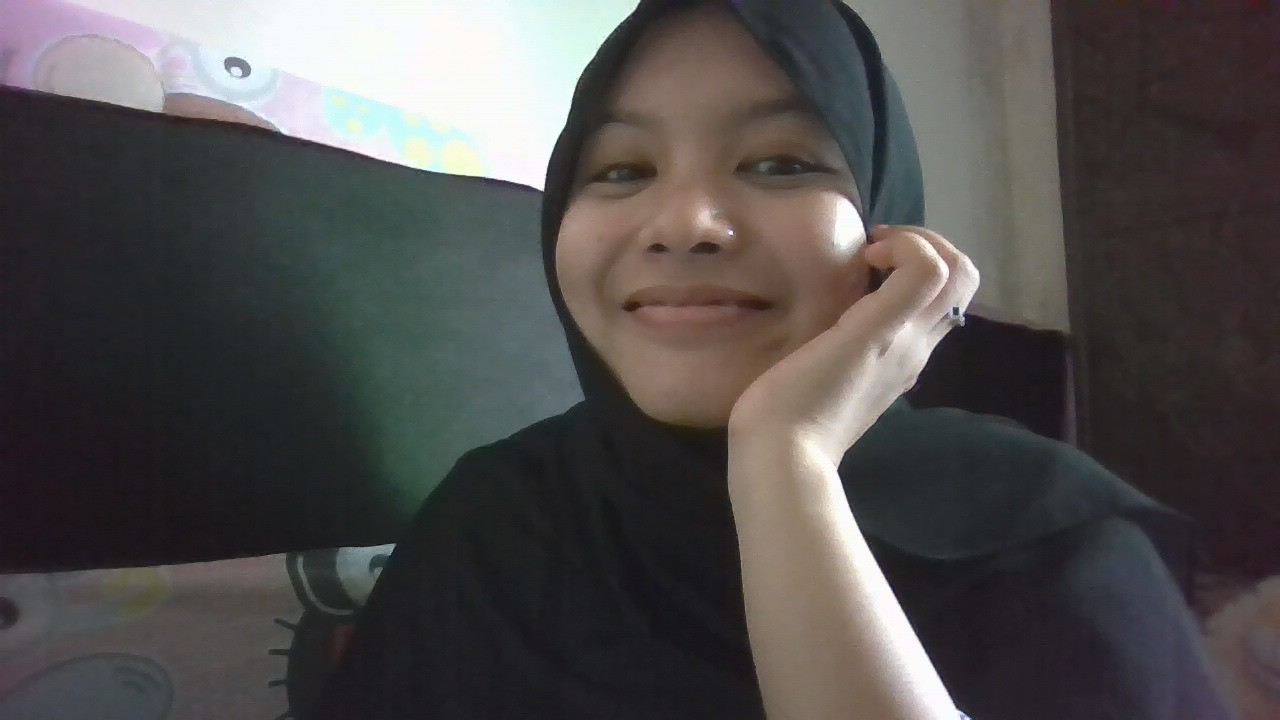
#> input picture QuisPertemuan1/Yaya23.jpg, 1280 x 720 px
$ python Praktikum-kuis2.py
#> lines starting #> are read from the running program, lines starting #| are printed output that depends on the picture; long printed decimals are rounded
import cv2
import numpy as np
import matplotlib.pyplot as plt

def analyze_my_image(image_path, compare_image_path=None):
    """Analyze your own image"""
#> called with image_path = 'Yaya23.jpg'

    img = cv2.imread(image_path)
#> img is the input picture: shape (720, 1280, 3); mean B, G, R 77.3, 78, 80.9

    if img is None:
        raise ValueError("Gambar tidak ditemukan. Periksa path file.")

    print("\n=== ANALISIS CITRA SENDIRI ===")

    # 1️⃣ Dimensi dan Resolusi
    height, width, channels = img.shape
#> height = 720; width = 1280; channels = 3
    resolution = width * height
#> resolution = 921600

    print(f"Dimensi: {width} x {height}")
#| Dimensi: 1280 x 720
    print(f"Channels: {channels}")
#| Channels: 3
    print(f"Resolusi: {resolution:,} pixels")
#| Resolusi: 921,600 pixels

    # 2️⃣ Aspect Ratio
    aspect_ratio = width / height
#> aspect_ratio = 1.78
    print(f"Aspect Ratio: {aspect_ratio:.2f}")
#| Aspect Ratio: 1.78

    # 3️⃣ Konversi ke Grayscale
    gray = cv2.cvtColor(img, cv2.COLOR_BGR2GRAY)
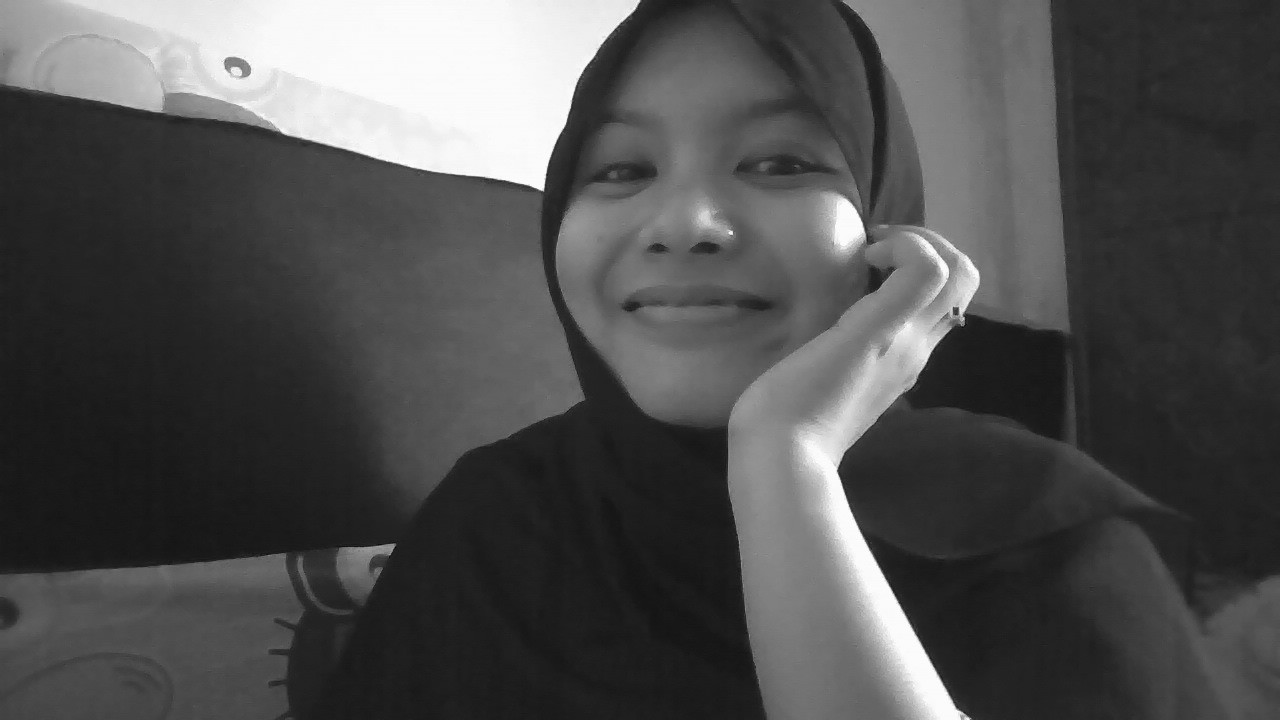
#> gray: shape (720, 1280); min 1, max 255, mean 78.8

    print("\nPerbandingan Ukuran Memori:")
    color_memory = img.size * img.dtype.itemsize
#> color_memory = 2764800
    gray_memory = gray.size * gray.dtype.itemsize
#> gray_memory = 921600

    print(f"Color Image: {color_memory:,} bytes")
#| Color Image: 2,764,800 bytes
    print(f"Grayscale:   {gray_memory:,} bytes")
#| Grayscale:   921,600 bytes

    # 4️⃣ Statistik
    print("\nStatistik Grayscale:")
    print(f"Mean: {gray.mean():.2f}")
#| Mean: 78.78
    print(f"Std Dev: {gray.std():.2f}")
#| Std Dev: 61.24
    print(f"Min: {gray.min()}")
#| Min: 1
    print(f"Max: {gray.max()}")
#| Max: 255

    # 5️⃣ Histogram
    plt.figure(figsize=(12,5))

    # Histogram grayscale
    plt.subplot(1,2,1)
    plt.hist(gray.ravel(), 256, [0,256], color='gray')
    plt.title("Histogram Grayscale")
    plt.xlabel("Intensity")
    plt.ylabel("Frequency")

    # Histogram warna
    plt.subplot(1,2,2)
    colors = ('b','g','r')
    for i, col in enumerate(colors):
        hist = cv2.calcHist([img],[i],None,[256],[0,256])
        plt.plot(hist, color=col)
    plt.title("Histogram RGB")
    plt.xlabel("Intensity")
    plt.ylabel("Frequency")

    plt.tight_layout()
    plt.show()
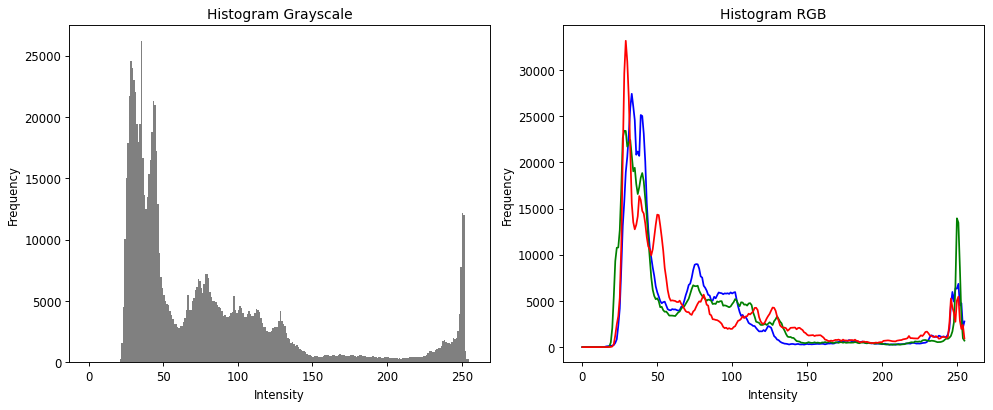
#> figure drawn by matplotlib, 2 panels; panel 1: tallest bar 26142 high, from x = 35 to 36; panel 2: curve peaks at x = 33, y = 27435; panel 2: curve peaks at x = 28, y = 23428; panel 2: curve peaks at x = 29, y = 33177

    # 6️⃣ Bandingkan dengan citra lain (optional)
    if compare_image_path:
        img2 = cv2.imread(compare_image_path)
        if img2 is not None:
            print("\n=== PERBANDINGAN DENGAN CITRA LAIN ===")
            h2, w2, _ = img2.shape
            print(f"Citra 1 Resolusi: {resolution:,}")
            print(f"Citra 2 Resolusi: {w2*h2:,}")
            print(f"Perbedaan Resolusi: {abs(resolution - (w2*h2)):,}")

    # Simpan hasil dalam dictionary
    analysis_results = {
        "width": width,
        "height": height,
        "resolution": resolution,
        "aspect_ratio": aspect_ratio,
        "mean": gray.mean(),
        "std": gray.std(),
        "min": int(gray.min()),
        "max": int(gray.max()),
        "color_memory": color_memory,
        "gray_memory": gray_memory
    }

    return analysis_results
results = analyze_my_image("Yaya23.jpg")
#> results = 10 items
print(results)
#| {'width': 1280, 'height': 720, 'resolution': 921600, 'aspect_ratio': 1.778, 'mean': 78.783, 'std': 61.244, 'min': 1, 'max': 255, 'color_memory': 2764800, 'gray_memory': 921600}
